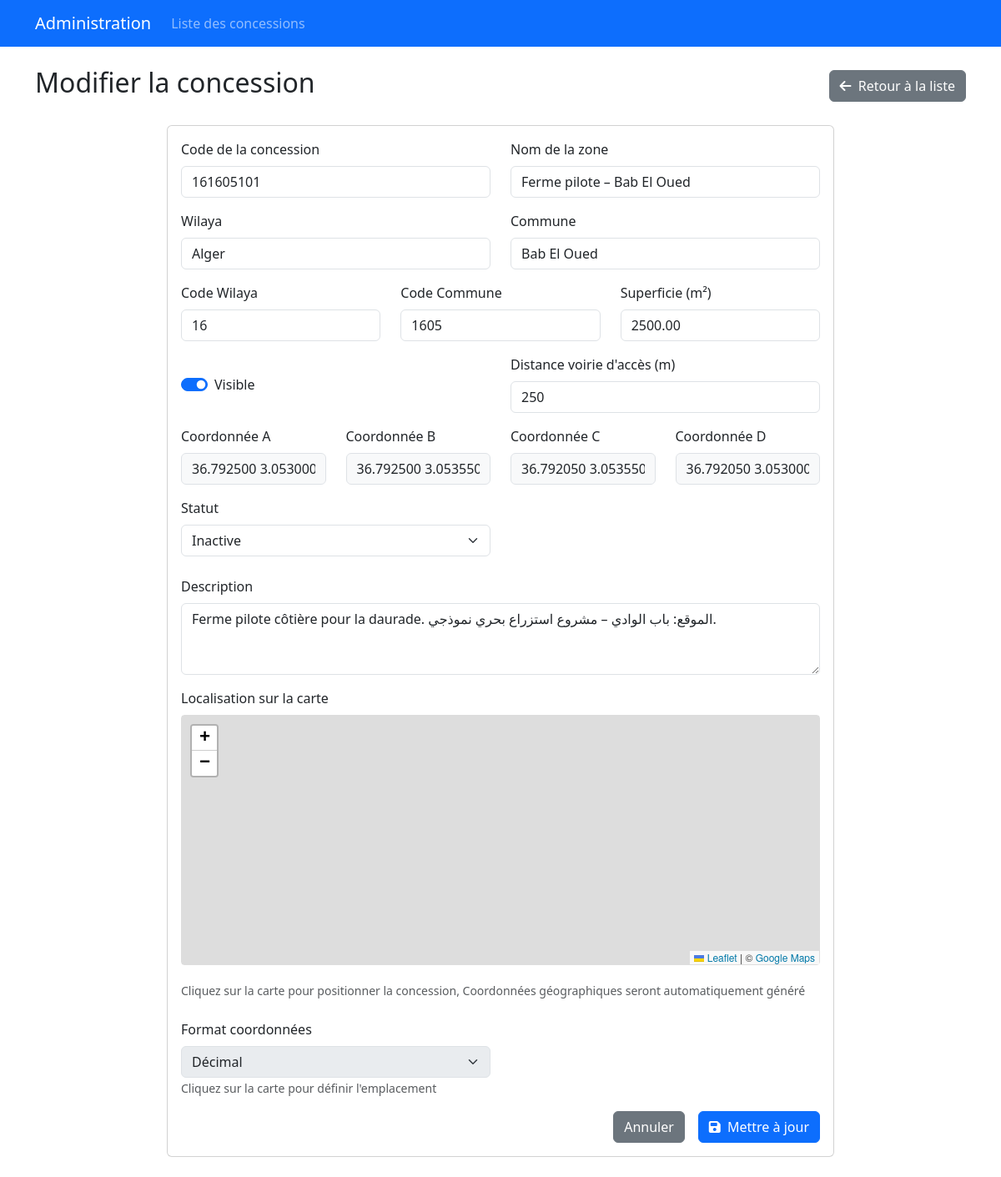
/edit_concession.php?id=1, run on the app's committed database.
### tables this page shows
CREATE TABLE `coordinates` (
  `id` int(11) NOT NULL,
  `nom_zone` varchar(255) DEFAULT NULL,
  `zone` varchar(100) DEFAULT NULL,
  `wilaya_name_ascii` varchar(255) DEFAULT NULL,
  `commune_name_ascii` varchar(255) DEFAULT NULL,
  `code_wilaya` varchar(5) DEFAULT NULL,
  `code_commune` varchar(5) DEFAULT NULL,
  `visible` tinyint(1) DEFAULT 1,
  `distance_voi_acces` int(11) DEFAULT NULL,
  `code_concession` varchar(255) DEFAULT NULL,
  `superficie` decimal(10,2) DEFAULT NULL,
  `description` text DEFAULT NULL,
  `statut` enum('active','inactive','en_attente') DEFAULT 'inactive',
  `coordonnee_a` varchar(100) NOT NULL,
  `coordonnee_b` varchar(100) NOT NULL,
  `coordonnee_c` varchar(100) NOT NULL,
  `coordonnee_d` varchar(100) NOT NULL,
  `format_coordonnees` varchar(20) DEFAULT 'decimal',
  `created_at` timestamp NOT NULL DEFAULT current_timestamp()
);

### edit_concession.php (the view, shortened to what this page needs)
<?php
$id = isset($_GET['id']) ? (int)$_GET['id'] : 0;
$concession      = null;
try {
    $pdo = new PDO(
        "mysql:host=" . DB_SERVER . ";dbname=" . DB_NAME . ";charset=utf8mb4",
        DB_USER,
        DB_PASS,
        [
            PDO::ATTR_ERRMODE            => PDO::ERRMODE_EXCEPTION,
            PDO::ATTR_DEFAULT_FETCH_MODE => PDO::FETCH_ASSOC,
            PDO::ATTR_EMULATE_PREPARES   => false,
            PDO::MYSQL_ATTR_INIT_COMMAND => "SET NAMES utf8mb4 COLLATE utf8mb4_unicode_ci"
        ]
    );
    $stmt = $pdo->prepare("SELECT * FROM coordinates WHERE id=:id");
    $stmt->execute([':id' => $id]);
    $concession = $stmt->fetch();
} catch (Exception $e) {
    $error_message = "Erreur lors du chargement de la concession: " . $e->getMessage();
}
?>
<!DOCTYPE html>
<html lang="fr">
<head>
    <link href="https://cdn.jsdelivr.net/npm/bootstrap@5.3.0/dist/css/bootstrap.min.css" rel="stylesheet">
    <link href="https://cdnjs.cloudflare.com/ajax/libs/font-awesome/6.4.0/css/all.min.css" rel="stylesheet">
    <link rel="stylesheet" href="https://unpkg.com/leaflet@1.9.4/dist/leaflet.css" />
</head>
<body>
    <nav class="navbar navbar-expand-lg navbar-dark bg-primary">
        <div class="container">
            <a class="navbar-brand" href="#">Administration</a>
            <div class="collapse navbar-collapse" id="navbarNav">
                <ul class="navbar-nav me-auto">
                    <li class="nav-item">
                        <a class="nav-link" href="admin_concessions.php">Liste des concessions</a>
                    </li>
                </ul>
            </div>
        </div>
    </nav>
    <div class="container py-4">
        <div class="d-flex justify-content-between align-items-center mb-4">
            <h2>Modifier la concession</h2>
            <a href="admin_concessions.php" class="btn btn-secondary">
                <i class="fas fa-arrow-left me-1"></i> Retour à la liste
            </a>
        </div>
        <div class="card form-container">
            <div class="card-body">
                <form method="POST" id="concessionForm">
                    <div class="row mb-3">
                        <div class="col-md-6">
                            <label for="code_concession" class="form-label">Code de la concession</label>
                            <input type="text" class="form-control" id="code_concession" name="code_concession"
                                   value="<?= htmlspecialchars($concession['code_concession'] ?? '') ?>" required>
                        </div>
                        <div class="col-md-6">
                            <label for="nom_zone" class="form-label">Nom de la zone</label>
                            <input type="text" class="form-control" id="nom_zone" name="nom_zone"
                                   value="<?= htmlspecialchars($concession['nom_zone'] ?? '') ?>" required>
                        </div>
                    </div>
                    <div class="row mb-3">
                        <div class="col-md-6">
                            <label for="wilaya_name_ascii" class="form-label">Wilaya</label>
                            <input type="text" class="form-control" id="wilaya_name_ascii" name="wilaya_name_ascii"
                                   value="<?= htmlspecialchars($concession['wilaya_name_ascii'] ?? '') ?>">
                        </div>
                        <div class="col-md-6">
                            <label for="commune_name_ascii" class="form-label">Commune</label>
                            <input type="text" class="form-control" id="commune_name_ascii" name="commune_name_ascii"
                                   value="<?= htmlspecialchars($concession['commune_name_ascii'] ?? '') ?>">
                        </div>
                    </div>
                    <div class="row mb-3">
                        <div class="col-md-4">
                            <label for="code_wilaya" class="form-label">Code Wilaya</label>
                            <input type="text" class="form-control" id="code_wilaya" name="code_wilaya"
                                   value="<?= htmlspecialchars($concession['code_wilaya'] ?? '') ?>">
                        </div>
                        <div class="col-md-4">
                            <label for="code_commune" class="form-label">Code Commune</label>
                            <input type="text" class="form-control" id="code_commune" name="code_commune"
                                   value="<?= htmlspecialchars($concession['code_commune'] ?? '') ?>">
                        </div>
                        <div class="col-md-4">
                            <label for="superficie" class="form-label">Superficie (m²)</label>
                            <input type="number" step="0.01" class="form-control" id="superficie" name="superficie"
                                   value="<?= htmlspecialchars($concession['superficie'] ?? '') ?>">
                        </div>
                    </div>
                    <div class="row mb-3">
                        <div class="col-md-6">
                            <div class="form-check form-switch mt-4">
                                <input class="form-check-input" type="checkbox" id="visible" name="visible" value="1"
                                    <?= isset($concession['visible']) && $concession['visible'] ? 'checked' : '' ?>>
                                <label class="form-check-label" for="visible">Visible</label>
                            </div>
                        </div>
                        <div class="col-md-6">
                            <label for="distance_voi_acces" class="form-label">Distance voirie d'accès (m)</label>
                            <input type="number" class="form-control" id="distance_voi_acces" name="distance_voi_acces"
                                   value="<?= htmlspecialchars($concession['distance_voi_acces'] ?? '') ?>">
                        </div>
                    </div>
                    <div class="row mb-3">
                        <div class="col-md-3">
                            <label for="coordonnee_a" class="form-label">Coordonnée A</label>
                            <input type="text" class="form-control coord-input" id="coordonnee_a" name="coordonnee_a"
                                   value="<?= htmlspecialchars($concession['coordonnee_a'] ?? '') ?>" required>
                        </div>
                        <div class="col-md-3">
                            <label for="coordonnee_b" class="form-label">Coordonnée B</label>
                            <input type="text" class="form-control coord-input" id="coordonnee_b" name="coordonnee_b"
                                   value="<?= htmlspecialchars($concession['coordonnee_b'] ?? '') ?>" required>
                        </div>
                        <div class="col-md-3">
                            <label for="coordonnee_c" class="form-label">Coordonnée C</label>
                            <input type="text" class="form-control coord-input" id="coordonnee_c" name="coordonnee_c"
                                   value="<?= htmlspecialchars($concession['coordonnee_c'] ?? '') ?>" required>
                        </div>
                        <div class="col-md-3">
                            <label for="coordonnee_d" class="form-label">Coordonnée D</label>
                            <input type="text" class="form-control coord-input" id="coordonnee_d" name="coordonnee_d"
                                   value="<?= htmlspecialchars($concession['coordonnee_d'] ?? '') ?>" required>
                        </div>
                    </div>
                    <div class="row mb-4">
                        <div class="col-md-6">
                            <label for="statut" class="form-label">Statut</label>
                            <select class="form-select" id="statut" name="statut">
                                <option value="inactive" <?= isset($concession['statut']) && $concession['statut'] === 'inactive' ? 'selected' : '' ?>>Inactive</option>
                            </select>
                        </div>
                    </div>
                    <div class="mb-3">
                        <label for="description" class="form-label">Description</label>
                        <textarea class="form-control" id="description" name="description" rows="3"><?= htmlspecialchars($concession['description'] ?? '') ?></textarea>
                    </div>
                    <div class="mb-4">
                        <label class="form-label">Localisation sur la carte</label>
                        <div class="map-container">
                            <div id="map"></div>
                        </div>
                        <div class="form-text">Cliquez sur la carte pour positionner la concession, Coordonnées géographiques seront automatiquement généré</div>
                    </div>
                    <div class="row mb-3">
                        <div class="col-md-6">
                            <label for="format_coordonnees" class="form-label">Format coordonnées</label>
                            <select class="form-select" id="format_coordonnees" name="format_coordonnees" disabled>
                                <option value="decimal" selected>Décimal</option>
                            </select>
                            <small class="text-muted">Cliquez sur la carte pour définir l'emplacement</small>
                        </div>
                    </div>
                    <div class="d-grid gap-2 d-md-flex justify-content-md-end">
                        <a href="admin_concessions.php" class="btn btn-secondary me-md-2">Annuler</a>
                        <button type="submit" class="btn btn-primary">
                            <i class="fas fa-save me-1"></i> Mettre à jour
                        </button>
                    </div>
                </form>
            </div>
        </div>
    </div>
    <link rel="stylesheet" href="https://unpkg.com/leaflet@1.9.4/dist/leaflet.css" />
</body>
</html>

### edit_concession.php (style rules this page uses)
.form-container { max-width: 800px; margin: 0 auto; }
.map-container { height: 300px; margin-bottom: 20px; border: 1px solid #ddd; border-radius: 4px; }
#map { height: 100%; width: 100%; }
.coord-input { background-color: #f8f9fa !important; cursor: not-allowed; }

### data on the page
coordinates: code_concession "161605101", nom_zone "Ferme pilote – Bab El Oued", wilaya_name_ascii "Alger", commune_name_ascii "Bab El Oued", code_wilaya "16", code_commune "1605", superficie "2500.00", visible "☑", distance_voi_acces "250", coordonnee_a "36.792500 3.053000", coordonnee_b "36.792500 3.053550", coordonnee_c "36.792050 3.053550", coordonnee_d "36.792050 3.053000", statut "Inactive", description "Ferme pilote côtière pour la daurade. الموقع: باب الوادي – مشروع استزراع بحري نموذجي."
